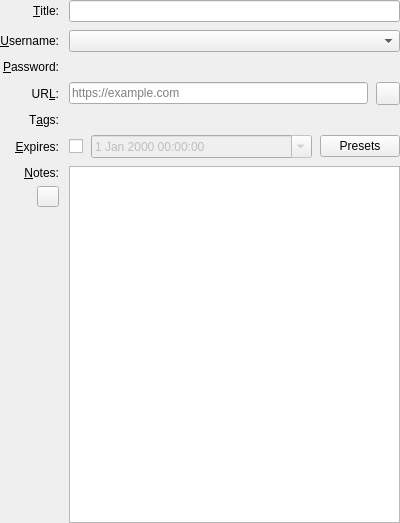
<?xml version="1.0" encoding="UTF-8"?>
<ui version="4.0">
 <class>EditEntryWidgetMain</class>
 <widget class="QScrollArea" name="EditEntryWidgetMain">
  <property name="geometry">
   <rect>
    <x>0</x>
    <y>0</y>
    <width>400</width>
    <height>523</height>
   </rect>
  </property>
  <property name="windowTitle">
   <string>Edit Entry</string>
  </property>
  <property name="frameShape">
   <enum>QFrame::NoFrame</enum>
  </property>
  <property name="frameShadow">
   <enum>QFrame::Plain</enum>
  </property>
  <property name="horizontalScrollBarPolicy">
   <enum>Qt::ScrollBarAlwaysOff</enum>
  </property>
  <property name="sizeAdjustPolicy">
   <enum>QAbstractScrollArea::AdjustToContents</enum>
  </property>
  <property name="widgetResizable">
   <bool>true</bool>
  </property>
  <widget class="QWidget" name="container">
   <property name="geometry">
    <rect>
     <x>0</x>
     <y>0</y>
     <width>400</width>
     <height>523</height>
    </rect>
   </property>
   <layout class="QGridLayout" name="gridLayout" columnstretch="0,1">
    <property name="leftMargin">
     <number>0</number>
    </property>
    <property name="topMargin">
     <number>0</number>
    </property>
    <property name="rightMargin">
     <number>0</number>
    </property>
    <property name="bottomMargin">
     <number>0</number>
    </property>
    <property name="horizontalSpacing">
     <number>10</number>
    </property>
    <property name="verticalSpacing">
     <number>8</number>
    </property>
    <item row="0" column="1">
     <widget class="QLineEdit" name="titleEdit">
      <property name="accessibleName">
       <string>Title field</string>
      </property>
     </widget>
    </item>
    <item row="1" column="0">
     <widget class="QLabel" name="usernameLabel">
      <property name="text">
       <string>&amp;Username:</string>
      </property>
      <property name="alignment">
       <set>Qt::AlignRight|Qt::AlignTrailing|Qt::AlignVCenter</set>
      </property>
      <property name="buddy">
       <cstring>usernameComboBox</cstring>
      </property>
     </widget>
    </item>
    <item row="2" column="1">
     <widget class="PasswordWidget" name="passwordEdit" native="true">
      <property name="focusPolicy">
       <enum>Qt::StrongFocus</enum>
      </property>
      <property name="accessibleName">
       <string>Password field</string>
      </property>
     </widget>
    </item>
    <item row="8" column="1">
     <layout class="QVBoxLayout" name="verticalLayout_2">
      <item>
       <widget class="QPlainTextEdit" name="notesEdit">
        <property name="sizePolicy">
         <sizepolicy hsizetype="Expanding" vsizetype="Expanding">
          <horstretch>0</horstretch>
          <verstretch>1</verstretch>
         </sizepolicy>
        </property>
        <property name="minimumSize">
         <size>
          <width>0</width>
          <height>100</height>
         </size>
        </property>
        <property name="accessibleName">
         <string>Notes field</string>
        </property>
       </widget>
      </item>
     </layout>
    </item>
    <item row="0" column="0">
     <widget class="QLabel" name="titleLabel">
      <property name="text">
       <string>&amp;Title:</string>
      </property>
      <property name="alignment">
       <set>Qt::AlignRight|Qt::AlignTrailing|Qt::AlignVCenter</set>
      </property>
      <property name="buddy">
       <cstring>titleEdit</cstring>
      </property>
     </widget>
    </item>
    <item row="2" column="0">
     <widget class="QLabel" name="passwordLabel">
      <property name="text">
       <string>&amp;Password:</string>
      </property>
      <property name="alignment">
       <set>Qt::AlignRight|Qt::AlignTrailing|Qt::AlignVCenter</set>
      </property>
      <property name="buddy">
       <cstring>passwordEdit</cstring>
      </property>
     </widget>
    </item>
    <item row="1" column="1">
     <widget class="QComboBox" name="usernameComboBox">
      <property name="accessibleName">
       <string>Username field</string>
      </property>
     </widget>
    </item>
    <item row="5" column="1">
     <widget class="TagsEdit" name="tagsList" native="true">
      <property name="focusPolicy">
       <enum>Qt::StrongFocus</enum>
      </property>
      <property name="accessibleName">
       <string>Tags list</string>
      </property>
     </widget>
    </item>
    <item row="7" column="1">
     <layout class="QHBoxLayout" name="horizontalLayout_2" stretch="0,1,0">
      <property name="spacing">
       <number>8</number>
      </property>
      <item>
       <widget class="QCheckBox" name="expireCheck">
        <property name="toolTip">
         <string>Toggle expiration</string>
        </property>
        <property name="accessibleName">
         <string>Toggle expiration</string>
        </property>
        <property name="text">
         <string/>
        </property>
       </widget>
      </item>
      <item>
       <widget class="QDateTimeEdit" name="expireDatePicker">
        <property name="enabled">
         <bool>false</bool>
        </property>
        <property name="accessibleName">
         <string>Expiration field</string>
        </property>
        <property name="calendarPopup">
         <bool>true</bool>
        </property>
       </widget>
      </item>
      <item>
       <widget class="QPushButton" name="expirePresets">
        <property name="sizePolicy">
         <sizepolicy hsizetype="Fixed" vsizetype="Fixed">
          <horstretch>0</horstretch>
          <verstretch>0</verstretch>
         </sizepolicy>
        </property>
        <property name="toolTip">
         <string>Expiration Presets</string>
        </property>
        <property name="accessibleName">
         <string>Expiration presets</string>
        </property>
        <property name="text">
         <string>Presets</string>
        </property>
       </widget>
      </item>
     </layout>
    </item>
    <item row="3" column="0">
     <widget class="QLabel" name="urlLabel">
      <property name="text">
       <string>UR&amp;L:</string>
      </property>
      <property name="alignment">
       <set>Qt::AlignRight|Qt::AlignTrailing|Qt::AlignVCenter</set>
      </property>
      <property name="buddy">
       <cstring>urlEdit</cstring>
      </property>
     </widget>
    </item>
    <item row="3" column="1">
     <layout class="QHBoxLayout" name="horizontalLayout_6">
      <property name="spacing">
       <number>8</number>
      </property>
      <item>
       <widget class="URLEdit" name="urlEdit">
        <property name="accessibleName">
         <string>Url field</string>
        </property>
        <property name="placeholderText">
         <string notr="true">https://example.com</string>
        </property>
       </widget>
      </item>
      <item>
       <widget class="QToolButton" name="fetchFaviconButton">
        <property name="toolTip">
         <string>Download favicon for URL</string>
        </property>
        <property name="accessibleName">
         <string>Download favicon for URL</string>
        </property>
       </widget>
      </item>
     </layout>
    </item>
    <item row="8" column="0">
     <layout class="QVBoxLayout" name="verticalLayout">
      <item>
       <widget class="QLabel" name="notesLabel">
        <property name="text">
         <string>&amp;Notes:</string>
        </property>
        <property name="alignment">
         <set>Qt::AlignRight|Qt::AlignTrailing|Qt::AlignVCenter</set>
        </property>
        <property name="buddy">
         <cstring>notesEdit</cstring>
        </property>
       </widget>
      </item>
      <item>
       <layout class="QHBoxLayout" name="horizontalLayout_3">
        <property name="topMargin">
         <number>6</number>
        </property>
        <item>
         <spacer name="horizontalSpacer">
          <property name="orientation">
           <enum>Qt::Horizontal</enum>
          </property>
          <property name="sizeHint" stdset="0">
           <size>
            <width>5</width>
            <height>20</height>
           </size>
          </property>
         </spacer>
        </item>
        <item>
         <widget class="QToolButton" name="revealNotesButton">
          <property name="toolTip">
           <string>Toggle notes visibility</string>
          </property>
          <property name="accessibleName">
           <string>Toggle notes visibility</string>
          </property>
          <property name="iconSize">
           <size>
            <width>14</width>
            <height>14</height>
           </size>
          </property>
          <property name="checkable">
           <bool>true</bool>
          </property>
         </widget>
        </item>
       </layout>
      </item>
      <item>
       <spacer name="verticalSpacer">
        <property name="orientation">
         <enum>Qt::Vertical</enum>
        </property>
        <property name="sizeHint" stdset="0">
         <size>
          <width>20</width>
          <height>40</height>
         </size>
        </property>
       </spacer>
      </item>
     </layout>
    </item>
    <item row="5" column="0">
     <widget class="QLabel" name="tagsLabel">
      <property name="text">
       <string>T&amp;ags:</string>
      </property>
      <property name="alignment">
       <set>Qt::AlignRight|Qt::AlignTrailing|Qt::AlignVCenter</set>
      </property>
      <property name="buddy">
       <cstring>tagsList</cstring>
      </property>
     </widget>
    </item>
    <item row="7" column="0">
     <widget class="QLabel" name="expireLabel">
      <property name="text">
       <string>&amp;Expires:</string>
      </property>
      <property name="alignment">
       <set>Qt::AlignRight|Qt::AlignTrailing|Qt::AlignVCenter</set>
      </property>
      <property name="buddy">
       <cstring>expireCheck</cstring>
      </property>
     </widget>
    </item>
   </layout>
  </widget>
 </widget>
 <customwidgets>
  <customwidget>
   <class>TagsEdit</class>
   <extends>QWidget</extends>
   <header>gui/tag/TagsEdit.h</header>
   <container>1</container>
  </customwidget>
  <customwidget>
   <class>URLEdit</class>
   <extends>QLineEdit</extends>
   <header>gui/URLEdit.h</header>
   <container>1</container>
  </customwidget>
  <customwidget>
   <class>PasswordWidget</class>
   <extends>QWidget</extends>
   <header>gui/PasswordWidget.h</header>
   <container>1</container>
  </customwidget>
 </customwidgets>
 <tabstops>
  <tabstop>titleEdit</tabstop>
  <tabstop>usernameComboBox</tabstop>
  <tabstop>passwordEdit</tabstop>
  <tabstop>urlEdit</tabstop>
  <tabstop>fetchFaviconButton</tabstop>
  <tabstop>tagsList</tabstop>
  <tabstop>expireCheck</tabstop>
  <tabstop>expireDatePicker</tabstop>
  <tabstop>expirePresets</tabstop>
  <tabstop>revealNotesButton</tabstop>
  <tabstop>notesEdit</tabstop>
 </tabstops>
 <resources/>
 <connections/>
</ui>
